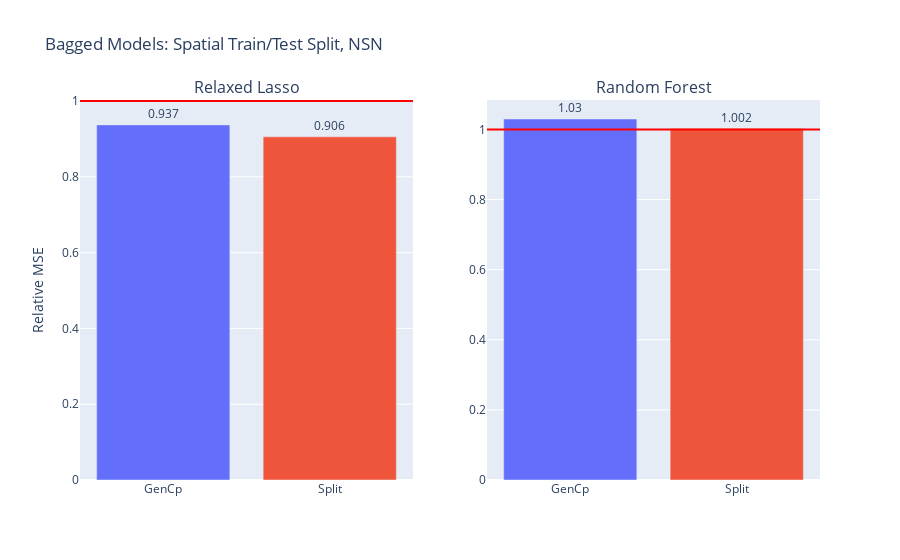

The code cell stored with this chart in its notebook:
### Code cell
fig = gen_model_barplots(
    model_errs, 
    model_names, 
    est_names, 
    title="Bagged Models: Spatial Train/Test Split, NSN", 
)
fig.show()

### Figure 1 — Plotly figure (JSON) as saved in the notebook; plotly's stock layout.template omitted (floating-point values rounded to 4 significant figures)
{"data": [{"marker": {"color": ["#636EFA", "#EF553B", "#00CC96", "#AB63FA", "#FFA15A", "#19D3F3", "#FF6692", "#B6E880", "#FF97FF", "#FECB52"]}, "text": [0.937, 0.906], "textposition": "outside", "type": "bar", "x": ["GenCp", "Split"], "xaxis": "x", "y": [0.937, 0.9055], "yaxis": "y"}, {"marker": {"color": ["#636EFA", "#EF553B", "#00CC96", "#AB63FA", "#FFA15A", "#19D3F3", "#FF6692", "#B6E880", "#FF97FF", "#FECB52"]}, "text": [1.03, 1.002], "textposition": "outside", "type": "bar", "x": ["GenCp", "Split"], "xaxis": "x2", "y": [1.03, 1.002], "yaxis": "y2"}], "layout": {"annotations": [{"font": {"size": 16}, "showarrow": false, "text": "Relaxed Lasso", "x": 0.225, "xanchor": "center", "xref": "paper", "y": 1, "yanchor": "bottom", "yref": "paper"}, {"font": {"size": 16}, "showarrow": false, "text": "Random Forest", "x": 0.775, "xanchor": "center", "xref": "paper", "y": 1, "yanchor": "bottom", "yref": "paper"}], "shapes": [{"line": {"color": "red"}, "type": "line", "x0": 0, "x1": 1, "xref": "x domain", "y0": 1, "y1": 1, "yref": "y"}, {"line": {"color": "red"}, "type": "line", "x0": 0, "x1": 1, "xref": "x2 domain", "y0": 1, "y1": 1, "yref": "y2"}], "showlegend": false, "title": {"text": "Bagged Models: Spatial Train/Test Split, NSN"}, "xaxis": {"anchor": "y", "domain": [0, 0.45]}, "xaxis2": {"anchor": "y2", "domain": [0.55, 1]}, "yaxis": {"anchor": "x", "domain": [0, 1], "title": {"text": "Relative MSE"}}, "yaxis2": {"anchor": "x2", "domain": [0, 1]}}}
